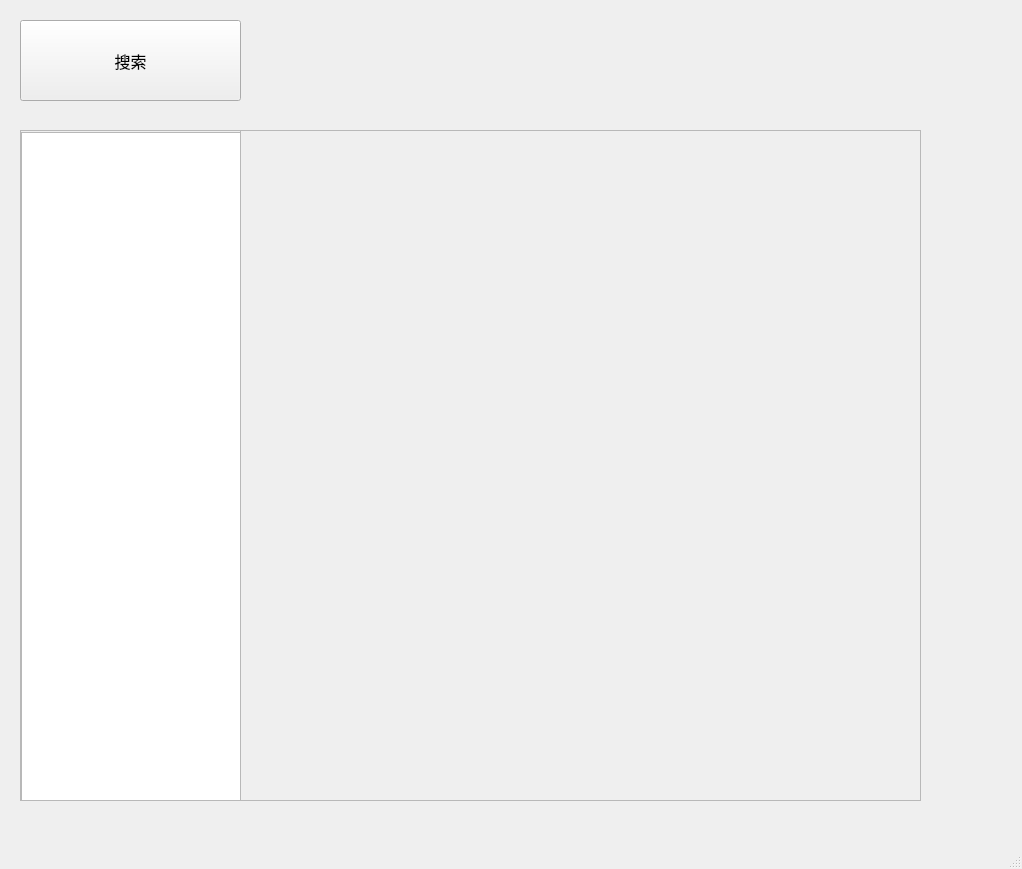
<?xml version="1.0" encoding="UTF-8"?>
<ui version="4.0">
 <class>MainWindow</class>
 <widget class="QMainWindow" name="MainWindow">
  <property name="geometry">
   <rect>
    <x>0</x>
    <y>0</y>
    <width>1022</width>
    <height>869</height>
   </rect>
  </property>
  <property name="windowTitle">
   <string>MainWindow</string>
  </property>
  <widget class="QWidget" name="centralwidget">
   <widget class="QPushButton" name="pushButton">
    <property name="geometry">
     <rect>
      <x>20</x>
      <y>20</y>
      <width>221</width>
      <height>81</height>
     </rect>
    </property>
    <property name="font">
     <font>
      <family>黑体</family>
      <pointsize>12</pointsize>
     </font>
    </property>
    <property name="text">
     <string>搜索</string>
    </property>
   </widget>
   <widget class="QScrollArea" name="scrollArea">
    <property name="geometry">
     <rect>
      <x>20</x>
      <y>130</y>
      <width>221</width>
      <height>671</height>
     </rect>
    </property>
    <property name="widgetResizable">
     <bool>true</bool>
    </property>
    <widget class="QWidget" name="scrollAreaWidgetContents">
     <property name="geometry">
      <rect>
       <x>0</x>
       <y>0</y>
       <width>219</width>
       <height>669</height>
      </rect>
     </property>
     <widget class="QTreeView" name="treeView">
      <property name="geometry">
       <rect>
        <x>0</x>
        <y>1</y>
        <width>221</width>
        <height>671</height>
       </rect>
      </property>
     </widget>
    </widget>
   </widget>
   <widget class="QScrollArea" name="scrollArea_2">
    <property name="geometry">
     <rect>
      <x>240</x>
      <y>130</y>
      <width>681</width>
      <height>671</height>
     </rect>
    </property>
    <property name="widgetResizable">
     <bool>true</bool>
    </property>
    <widget class="QWidget" name="scrollAreaWidgetContents_2">
     <property name="geometry">
      <rect>
       <x>0</x>
       <y>0</y>
       <width>679</width>
       <height>669</height>
      </rect>
     </property>
     <widget class="QWidget" name="gridLayoutWidget">
      <property name="geometry">
       <rect>
        <x>0</x>
        <y>0</y>
        <width>681</width>
        <height>671</height>
       </rect>
      </property>
      <layout class="QGridLayout" name="gridLayout"/>
     </widget>
    </widget>
   </widget>
  </widget>
  <widget class="QMenuBar" name="menubar">
   <property name="geometry">
    <rect>
     <x>0</x>
     <y>0</y>
     <width>1022</width>
     <height>26</height>
    </rect>
   </property>
  </widget>
  <widget class="QStatusBar" name="statusbar"/>
 </widget>
 <resources/>
 <connections/>
</ui>
